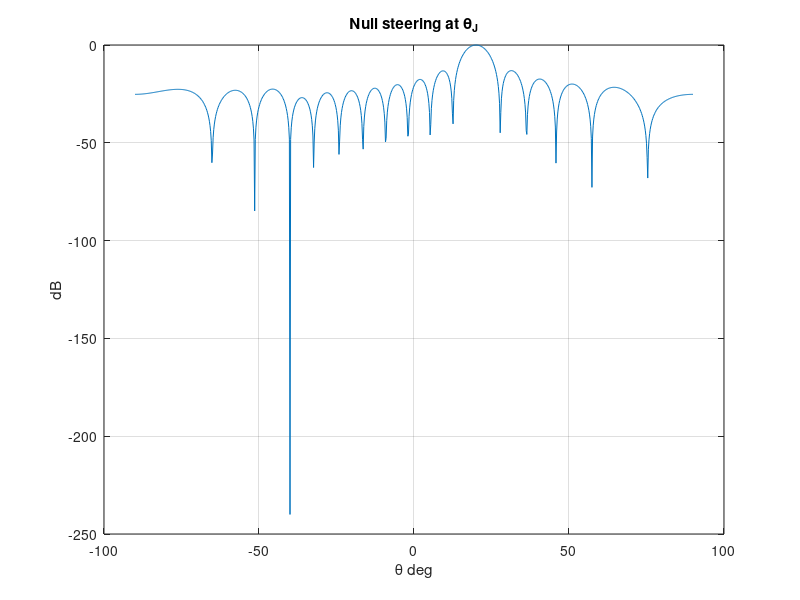

Recreate this plot in MATLAB.
% Spatial null steering
% Deep null toward the jammer by pattern subtraction:
%   AFnull = AF(theta0-steered) - alpha * AF(thetaJ-steered),
%   alpha = AF0(thetaJ)/AFJ(thetaJ)  ->  exact zero at thetaJ.
thetaJ = -40;
N = 16;
theta0 = 20;
theta = -90:0.2:90;
idxJ = round((thetaJ + 90) / 0.2) + 1;   % grid index of the jammer angle
% Beam steered to the target angle theta0
AF0 = zeros(1, numel(theta));
% Reference beam steered to the jammer angle thetaJ
AFJ = zeros(1, numel(theta));
for k = 1:N
    AF0 = AF0 + exp(1i*pi*(k-1)*(sind(theta) - sind(theta0)));
    AFJ = AFJ + exp(1i*pi*(k-1)*(sind(theta) - sind(thetaJ)));
end
alpha = AF0(idxJ) / AFJ(idxJ);           % exact-null weight
AFnull = AF0 - alpha * AFJ;
patDb = 20*log10(abs(AFnull)/N + 1e-12); % dB, 0 dB at the main beam
figure;
plot(theta, patDb);
title('Null steering at \theta_J'); xlabel('\theta deg'); ylabel('dB'); grid on;

%{
@play
{
 "title": "Spatial nulls",
 "groups": [
  {
   "name": "Interference",
   "controls": [
    {
     "var": "thetaJ",
     "label": "Interference angle",
     "min": -80,
     "max": 80,
     "step": 5,
     "default": -40
    }
   ]
  }
 ]
}
%}
